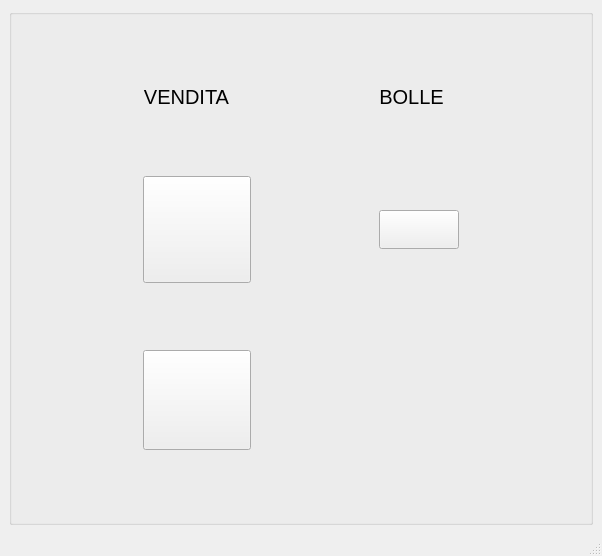
<?xml version="1.0" encoding="UTF-8"?>
<ui version="4.0">
 <class>MainWindow</class>
 <widget class="QMainWindow" name="MainWindow">
  <property name="geometry">
   <rect>
    <x>0</x>
    <y>0</y>
    <width>602</width>
    <height>556</height>
   </rect>
  </property>
  <property name="windowTitle">
   <string>MainWindow</string>
  </property>
  <widget class="QWidget" name="centralwidget">
   <layout class="QGridLayout" name="gridLayout_2">
    <item row="0" column="0">
     <widget class="QGroupBox" name="groupBox_menu">
      <property name="sizePolicy">
       <sizepolicy hsizetype="Expanding" vsizetype="Expanding">
        <horstretch>0</horstretch>
        <verstretch>0</verstretch>
       </sizepolicy>
      </property>
      <property name="minimumSize">
       <size>
        <width>0</width>
        <height>0</height>
       </size>
      </property>
      <property name="sizeIncrement">
       <size>
        <width>0</width>
        <height>0</height>
       </size>
      </property>
      <property name="baseSize">
       <size>
        <width>0</width>
        <height>0</height>
       </size>
      </property>
      <property name="font">
       <font>
        <pointsize>20</pointsize>
       </font>
      </property>
      <property name="layoutDirection">
       <enum>Qt::LeftToRight</enum>
      </property>
      <property name="title">
       <string/>
      </property>
      <property name="alignment">
       <set>Qt::AlignJustify|Qt::AlignVCenter</set>
      </property>
      <property name="flat">
       <bool>false</bool>
      </property>
      <layout class="QGridLayout" name="gridLayout">
       <item row="0" column="0">
        <widget class="QLabel" name="label_Vendita">
         <property name="sizePolicy">
          <sizepolicy hsizetype="Fixed" vsizetype="Fixed">
           <horstretch>0</horstretch>
           <verstretch>0</verstretch>
          </sizepolicy>
         </property>
         <property name="font">
          <font>
           <pointsize>15</pointsize>
          </font>
         </property>
         <property name="text">
          <string>VENDITA</string>
         </property>
         <property name="textFormat">
          <enum>Qt::AutoText</enum>
         </property>
         <property name="scaledContents">
          <bool>true</bool>
         </property>
         <property name="alignment">
          <set>Qt::AlignCenter</set>
         </property>
         <property name="wordWrap">
          <bool>false</bool>
         </property>
         <property name="textInteractionFlags">
          <set>Qt::LinksAccessibleByMouse</set>
         </property>
        </widget>
       </item>
       <item row="1" column="0">
        <widget class="QToolButton" name="toolButton_Vendita">
         <property name="enabled">
          <bool>true</bool>
         </property>
         <property name="sizePolicy">
          <sizepolicy hsizetype="Fixed" vsizetype="Fixed">
           <horstretch>0</horstretch>
           <verstretch>0</verstretch>
          </sizepolicy>
         </property>
         <property name="minimumSize">
          <size>
           <width>0</width>
           <height>0</height>
          </size>
         </property>
         <property name="text">
          <string/>
         </property>
         <property name="icon">
          <iconset>
           <normaloff>PNG/vendita.png</normaloff>PNG/vendita.png</iconset>
         </property>
         <property name="iconSize">
          <size>
           <width>100</width>
           <height>100</height>
          </size>
         </property>
        </widget>
       </item>
       <item row="0" column="1">
        <widget class="QLabel" name="label_Bolle">
         <property name="sizePolicy">
          <sizepolicy hsizetype="Fixed" vsizetype="Fixed">
           <horstretch>0</horstretch>
           <verstretch>0</verstretch>
          </sizepolicy>
         </property>
         <property name="font">
          <font>
           <pointsize>15</pointsize>
          </font>
         </property>
         <property name="text">
          <string>BOLLE</string>
         </property>
         <property name="textFormat">
          <enum>Qt::AutoText</enum>
         </property>
         <property name="scaledContents">
          <bool>true</bool>
         </property>
         <property name="alignment">
          <set>Qt::AlignCenter</set>
         </property>
         <property name="wordWrap">
          <bool>false</bool>
         </property>
         <property name="textInteractionFlags">
          <set>Qt::LinksAccessibleByMouse</set>
         </property>
        </widget>
       </item>
       <item row="1" column="1">
        <widget class="QPushButton" name="pushButton_Bolle">
         <property name="sizePolicy">
          <sizepolicy hsizetype="Fixed" vsizetype="Fixed">
           <horstretch>0</horstretch>
           <verstretch>0</verstretch>
          </sizepolicy>
         </property>
         <property name="minimumSize">
          <size>
           <width>0</width>
           <height>0</height>
          </size>
         </property>
         <property name="text">
          <string/>
         </property>
         <property name="icon">
          <iconset>
           <normaloff>PNG/Bolle.png</normaloff>PNG/Bolle.png</iconset>
         </property>
         <property name="iconSize">
          <size>
           <width>100</width>
           <height>100</height>
          </size>
         </property>
        </widget>
       </item>
       <item row="2" column="0">
        <widget class="QPushButton" name="pushButton_RipristinoDatabase">
         <property name="minimumSize">
          <size>
           <width>100</width>
           <height>100</height>
          </size>
         </property>
         <property name="text">
          <string/>
         </property>
         <property name="icon">
          <iconset>
           <normaloff>PNG/Rirpristino_database.jpg</normaloff>PNG/Rirpristino_database.jpg</iconset>
         </property>
         <property name="iconSize">
          <size>
           <width>100</width>
           <height>100</height>
          </size>
         </property>
        </widget>
       </item>
      </layout>
     </widget>
    </item>
   </layout>
  </widget>
  <widget class="QMenuBar" name="menubar">
   <property name="geometry">
    <rect>
     <x>0</x>
     <y>0</y>
     <width>602</width>
     <height>21</height>
    </rect>
   </property>
  </widget>
  <widget class="QStatusBar" name="statusbar"/>
 </widget>
 <resources/>
 <connections/>
</ui>
